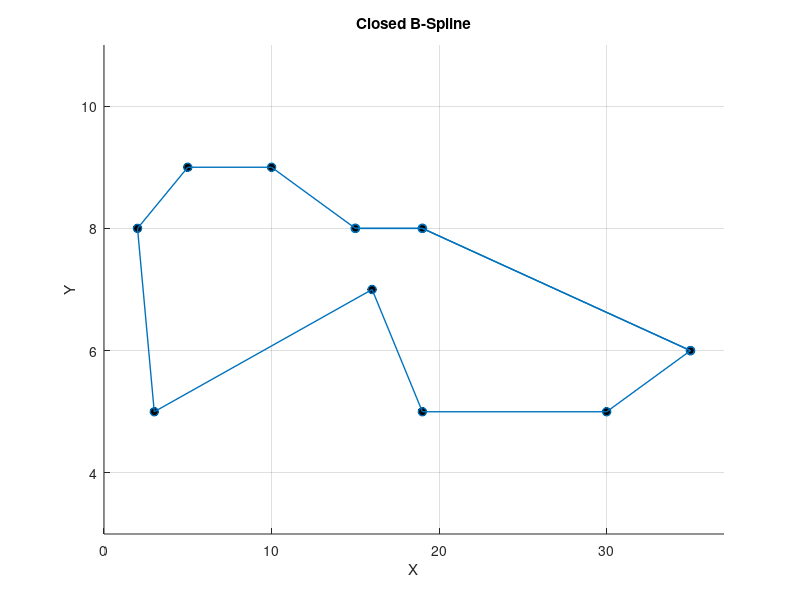

Here is the MATLAB script that generated this plot: (Note: this script raises an error after producing the figure.)
%plot inline -w 900 -h 600
% Get the order of the B-Spline curve.

% Set the figure window for drawing plots.
k = 4;
px = [35 19 15 10 5 2 3 16 19 30 35 19 15];
py = [ 6  8  8  9 9 8 5  7  5  5  6  8  8];
m = (length(px)-k)-1;
knots = -k/m : 1/m : (k+m)/m;

hold on; grid on;
xlabel('X');
ylabel('Y');
title('Closed B-Spline');
xlim([min(px)-2 max(px)+2]);
ylim([min(py)-2 max(py)+2]);

plot(px, py, 'k.', 'MarkerSize', 20);
plot(px, py, 'o-', 'linewidth', 1, 'color', '#0072BD');

curve = bspline_deboor(k, knots, [px; py]);

for i = 1:k-1
    plot(px(i), py(i), 'ro-', 'markersize', 8, 'MarkerFaceColor','r');
end

plot(curve(1, :), curve(2, :), 'linewidth', 3, 'color', '#D95319');

legend({'Control Point', 'Control Polygon','New added control points', 'B-Spline Curve'}, 'Location', 'best');